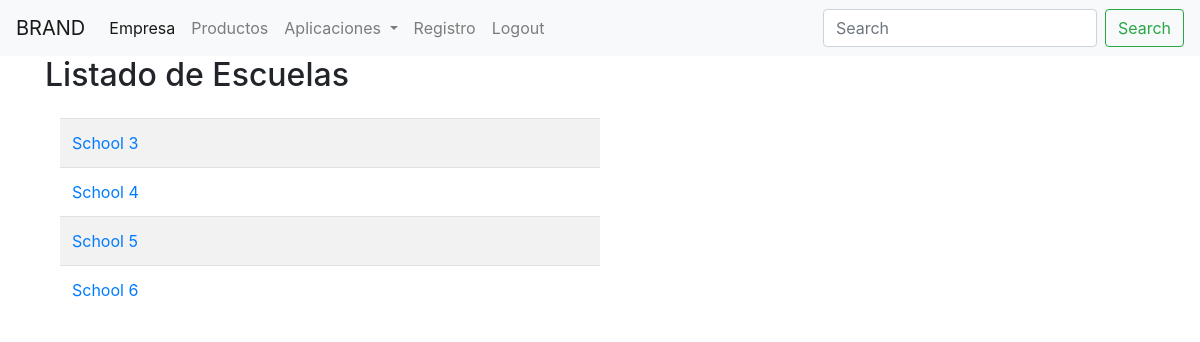
The app's page /school/ (signed in) with its own data.
### school/models.py (models this page shows, shortened)
class School(models.Model):
    name = models.CharField(max_length=256)
    principal = models.CharField(max_length=256)
    location = models.CharField(max_length=256)
    region = models.IntegerField(null=True)

### school/views.py (the view)
# urls.py: path('', views.SchoolListView.as_view(), name='list'),
class SchoolListView( ListView ):
    context_object_name = 'schools'
    template_name = 'school_list.html'
    model = models.School

### school/templates/school_list.html
{% extends "base.html" %}
{% block body_block %}
<h2>Listado de Escuelas</h4>
    <div class="container pt-3">
    <table class="table table-striped w-50">
        {% for school in schools %}
        <tr>
          <td><a href="{{ school.id }}">{{ school.name }} </a></td>
        </tr>
        {% endfor %}
    </table>
</div>
{% endblock %}

### records on screen
School: name "School 3"
School: name "School 4"
School: name "School 5"
School: name "School 6"
